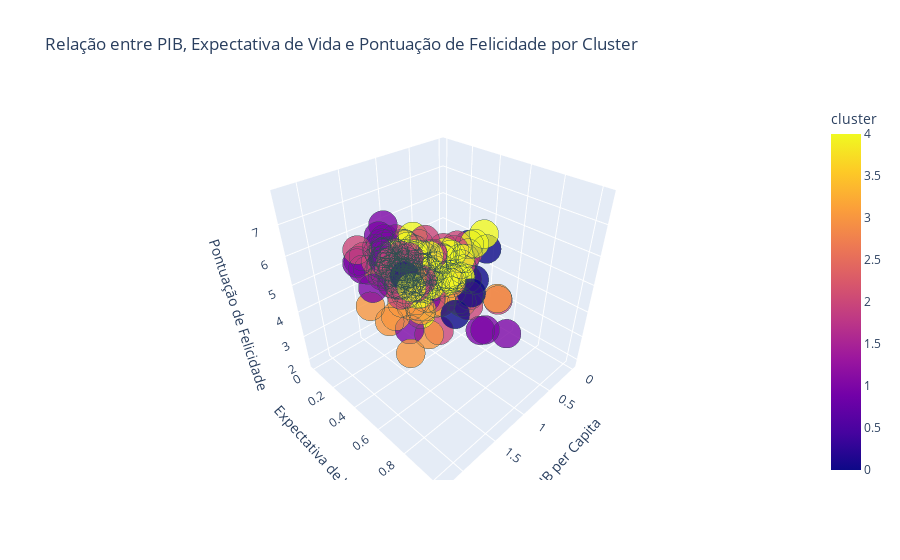

The notebook cell this image was saved under:
### Code cell
fig = px.scatter_3d(latest_year_df, x='economy_(gdp_per_capita)', y='health_(life_expectancy)',z='happiness_score',color='cluster',
                    hover_name='country', title='Relação entre PIB, Expectativa de Vida e Pontuação de Felicidade por Cluster',
                    labels={'economy_(gdp_per_capita)': 'PIB per Capita', 'health_(life_expectancy)': 'Expectativa de Vida',
                             'happiness_score': 'Pontuação de Felicidade'})
fig.update_traces(marker=dict(size=10, opacity=0.8, line=dict(width=2, color='DarkSlateGrey')))
fig.update_layout(legend=dict(title='Cluster'))

fig

### Figure 1 — Plotly figure (JSON) as saved in the notebook; plotly's stock layout.template omitted (floating-point values rounded to 4 significant figures; data arrays with more than 128 entries replaced by an {"elided": "..."} marker saying what was removed)
{"data": [{"hovertemplate": "<b>%{hovertext}</b><br><br>PIB per Capita=%{x}<br>Expectativa de Vida=%{y}<br>Pontuação de Felicidade=%{z}<br>cluster=%{marker.color}<extra></extra>", "hovertext": {"elided": "197 str values"}, "legendgroup": "", "marker": {"color": {"elided": "197 int values"}, "coloraxis": "coloraxis", "line": {"color": "DarkSlateGrey", "width": 2}, "opacity": 0.8, "size": 10, "symbol": "circle"}, "mode": "markers", "name": "", "scene": "scene", "showlegend": false, "type": "scatter3d", "x": {"elided": "197 float values"}, "y": {"elided": "197 float values"}, "z": {"elided": "197 float values"}}], "layout": {"coloraxis": {"colorbar": {"title": {"text": "cluster"}}, "colorscale": [[0, "#0d0887"], [0.1111, "#46039f"], [0.2222, "#7201a8"], [0.3333, "#9c179e"], [0.4444, "#bd3786"], [0.5556, "#d8576b"], [0.6667, "#ed7953"], [0.7778, "#fb9f3a"], [0.8889, "#fdca26"], [1, "#f0f921"]]}, "legend": {"title": {"text": "Cluster"}, "tracegroupgap": 0}, "scene": {"domain": {"x": [0, 1], "y": [0, 1]}, "xaxis": {"title": {"text": "PIB per Capita"}}, "yaxis": {"title": {"text": "Expectativa de Vida"}}, "zaxis": {"title": {"text": "Pontuação de Felicidade"}}}, "title": {"text": "Relação entre PIB, Expectativa de Vida e Pontuação de Felicidade por Cluster"}}}
